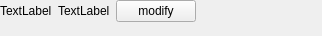
<?xml version="1.0" encoding="UTF-8"?>
<ui version="4.0">
 <class>MyListItem</class>
 <widget class="QWidget" name="MyListItem">
  <property name="geometry">
   <rect>
    <x>0</x>
    <y>0</y>
    <width>322</width>
    <height>36</height>
   </rect>
  </property>
  <property name="windowTitle">
   <string>Form</string>
  </property>
  <widget class="QWidget" name="">
   <property name="geometry">
    <rect>
     <x>0</x>
     <y>0</y>
     <width>321</width>
     <height>36</height>
    </rect>
   </property>
   <layout class="QHBoxLayout" name="horizontalLayout">
    <property name="sizeConstraint">
     <enum>QLayout::SetFixedSize</enum>
    </property>
    <item>
     <widget class="QLabel" name="key">
      <property name="text">
       <string>TextLabel</string>
      </property>
     </widget>
    </item>
    <item>
     <widget class="QLabel" name="val">
      <property name="text">
       <string>TextLabel</string>
      </property>
     </widget>
    </item>
    <item>
     <widget class="QPushButton" name="modifyButton">
      <property name="text">
       <string>modify</string>
      </property>
     </widget>
    </item>
   </layout>
  </widget>
 </widget>
 <resources/>
 <connections/>
</ui>
